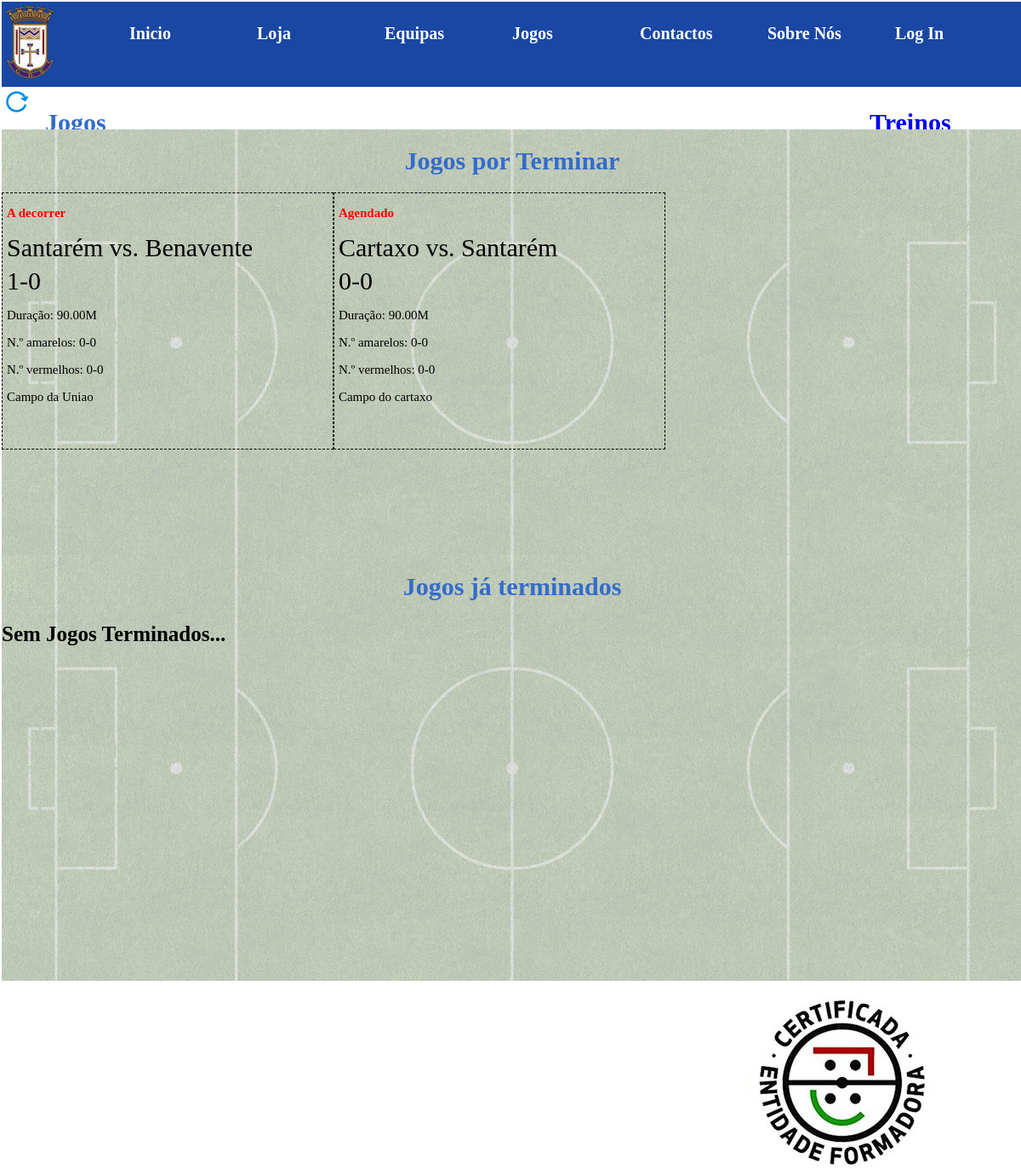
/php/index.php?page=4, run on the app's committed database.
### tables this page shows
CREATE TABLE `Jogo` (
  `id_jogo` int(5) NOT NULL,
  `tipo_jogo` varchar(10) NOT NULL,
  `duracao` decimal(5,2) NOT NULL,
  `data` datetime NOT NULL DEFAULT curdate(),
  `local` varchar(254) NOT NULL,
  `golos_equipa_local` int(3) NOT NULL DEFAULT 0,
  `golos_equipa_visitante` int(3) NOT NULL DEFAULT 0,
  `n_cartoes_amarelos_local` int(3) NOT NULL DEFAULT 0,
  `n_cartoes_amarelos_visitante` int(3) NOT NULL DEFAULT 0,
  `n_cartoes_vermelhos_visitante` int(3) NOT NULL DEFAULT 0,
  `n_cartoes_vermelhos_local` int(3) NOT NULL DEFAULT 0,
  `id_local` int(5) NOT NULL DEFAULT 0,
  `id_visitante` int(5) NOT NULL DEFAULT 0,
  `terminado` bit(1) DEFAULT b'0'
);

### php/jogos.php (the view)
<div style="width: 100%;height:50px;">
  <div id="titlejogos">
    <a href="../php/index.php?page=4"><img src="../images/refresh.png" style="width:35px;height:35px;"></a>
    <h2 class="titulos">Jogos</h2>
  </div>
  <div id="titletreinos">
      <h2 class="titulos"><a href="?page=10">Treinos</a></h2>
  </div>
</div>
<div id="imgback">
  <div id="imgbackcor">
    <h1 class="titulos">Jogos por Terminar</h1>
    <div class="jpt">
      <?php
        include_once '../php/bdcon.php';
        $qryjpt="select j.tipo_jogo, j.local, j.duracao, concat(el.nome,' vs. ',ev.nome) as `equipas`, concat(cast(j.golos_equipa_local as VARCHAR(3)),'-',cast(j.golos_equipa_visitante as VARCHAR(3))) as `resultado`, concat(cast(j.n_cartoes_amarelos_local as VARCHAR(3)),'-',cast(j.n_cartoes_amarelos_visitante as VARCHAR(3))) as `amarelos`, concat(cast(j.n_cartoes_vermelhos_local as VARCHAR(3)),'-',cast(j.n_cartoes_vermelhos_visitante as VARCHAR(3))) as `vermelhos`, case when j.data <= CURDATE() then 'A decorrer' else 'Agendado' end as 'estado' from Jogo j left join Equipa el on j.id_local=el.id_equipa left join Equipa ev on j.id_visitante=ev.id_equipa where j.terminado=0 order by j.data asc";
        $vjpt = mysqli_query($liga, $qryjpt);
        if(mysqli_num_rows($vjpt)>0){
          while($rowsjpt=mysqli_fetch_assoc($vjpt)){
            ?>
            <div class="ejogadores">
                <p class="estado"><?php echo $rowsjpt['estado']; ?></p>
                <p class="nomej"><?php echo $rowsjpt['equipas']; ?></p>
                <p class="nomej"> <?php echo $rowsjpt['resultado']; ?></p>
                <p class="infoj">Duração: <?php echo $rowsjpt['duracao']; ?>M</p>
                <p class="infoj">N.º amarelos: <?php echo $rowsjpt['amarelos']; ?></p>
                <p class="infoj">N.º vermelhos: <?php echo $rowsjpt['vermelhos']; ?></p>
                <p class="infoj"><?php echo $rowsjpt['local']; ?></p>
            </div>
            <?php
          }
        }else {
          ?> <p style="font-weight:bold; font-size: 25px; color: black;">Sem Jogos Agendados...</p> <?php
        }
       ?>
  </div>
</div>
<div id="imgback">
  <div id="imgbackcor">
   <h1 class="titulos">Jogos já terminados</h1>
   <div class="jt">
     <?php
       $qryjt="select j.tipo_jogo, j.duracao, concat(el.nome,' vs. ',ev.nome) as `equipas`, j.local,
       concat(cast(j.golos_equipa_local as VARCHAR(3)),'-',cast(j.golos_equipa_visitante as VARCHAR(3))) as `resultado`,
       concat(cast(j.n_cartoes_amarelos_local as VARCHAR(3)),'-',cast(j.n_cartoes_amarelos_visitante as VARCHAR(3))) as `amarelos`,
       concat(cast(j.n_cartoes_vermelhos_local as VARCHAR(3)),'-',cast(j.n_cartoes_vermelhos_visitante as VARCHAR(3))) as `vermelhos`
       from Jogo j
       left join Equipa el on j.id_local=el.id_equipa
       left join Equipa ev on j.id_visitante=ev.id_equipa
       where j.terminado=1
       order by j.data desc";
       $vjt = mysqli_query($liga, $qryjt);
       if (mysqli_num_rows($vjt)>0){
         while($rowsjt=mysqli_fetch_assoc($vjt)){
           ?>
           <div class="ejogadores">
               <p class="nomej"><?php echo $rowsjt['equipas']; ?></p>
               <p class="nomej"> <?php echo $rowsjt['resultado']; ?></p>
               <p class="infoj">Duração: <?php echo $rowsjt['duracao']; ?>M</p>
               <p class="infoj">N.º amarelos: <?php echo $rowsjt['amarelos']; ?></p>
               <p class="infoj">N.º vermelhos: <?php echo $rowsjt['vermelhos']; ?></p>
               <p class="infoj"><?php echo $rowsjt['local']; ?></p>
           </div>
           <?php
         }
       }else {
         ?> <p style="font-weight:bold; font-size: 25px; color: black;">Sem Jogos Terminados...</p> <?php
       }
      ?>
  </div>
</div>

### css/styles.css (style rules this page uses)
* { top: 0; left: 0; }
body { margin-left: 2px; width: 100%; margin-top: 2px; }
.info { float: left; margin-top: 20px; }
.info a { text-decoration: none; color: white; font-size: 15; }
#certificacao { margin-top: 20px; margin-right: 100px; float: right; }
#imgback { width: 100%; height: 500px; float: left; background-image: url('../images/ffield.jpg'); background-position: center; background-size: cover; }
#imgbackcor { background-color: rgb(220,220,220,.8); width: 100%; height: 100%; overflow:scroll; overflow-x: hidden; }
.ejogadores { float: left; width: 32.33%; height: 300px; border-style: dashed; border-width: 1px; border-color: black; }
.nomej { color: black; text-align: left; margin-top: 0; margin-bottom: 5px; font-size: 30px; margin-left: 5px; }
.infoj { color: black; text-align: left; font-size: 15px; margin-left: 5px; }
.estado { color: red; font-weight: bold; text-align: left; font-size: 15px; margin-left: 5px; }
.titulos { font-size: 30px; color: rgb(51,108,204); text-align: center; }
#titlejogos { height: 50px; width: 85%; float: left; }
#titlejogos a { height: 100%; float: left; width: 5%; }
#titlejogos h2 { height: 100%; width: 15%; text-align: left; float: left; }
#titletreinos { height: 50px; width: 15%; float: right; }
#titletreinos h2 { height: 100%; float: right; width: 100%; text-align: left; }

### css/login.css (style rules this page uses)
* { top: 0; left: 0; }
body { margin-left: 2px; margin-top: 2px; width: 100%; }

### data on the page
jogo: estado "A decorrer", equipas "Santarém vs. Benavente", resultado "1-0", duracao "90.00", amarelos "0-0", vermelhos "0-0", local "Campo da Uniao"
jogo: estado "Agendado", equipas "Cartaxo vs. Santarém", resultado "0-0", duracao "90.00", amarelos "0-0", vermelhos "0-0", local "Campo do cartaxo"
